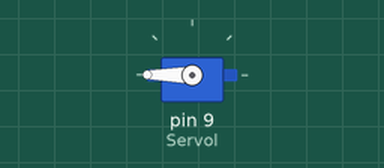
Recording of a sketch running on a simulated Arduino Uno, built with avr-gcc and run on an emulated ATmega328P. Parts: servo.

Above: at 0.05 s.
At 1.15 s:
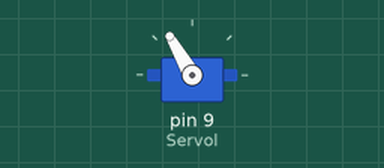
At 2.25 s:
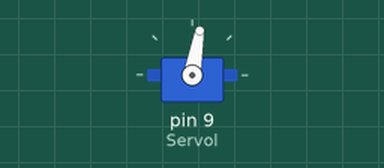
At 4.5 s:
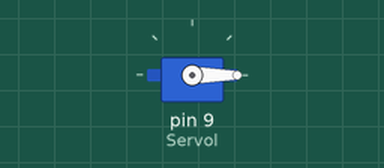
Timing chart, 0 to 5.9 s (numbered marks = the images above):
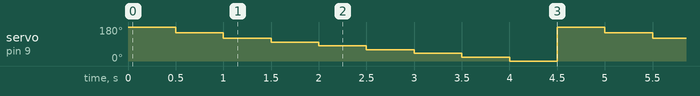

Measured:
- by itself, servo on pin 9 (Servol): repeats every 4.5 s: 120° 0.50 s, 100° 0.50 s, 80° 0.50 s, 60° 0.50 s, 40° 0.50 s, 20° 0.50 s, 0° 0.50 s, 180° 0.50 s, 150° 0.50 s

The sketch:

servomotore.ino
```cpp
#include <Servo.h>

Servo Servol;

void setup() {
  Servol.attach (9);
    Servol.write (180);

}

void loop() {
  Servol.write (180);
  delay (500);
  Servol.write (150);
  delay (500);
  Servol.write (120);
  delay (500);
  Servol.write (100);
  delay (500);
  Servol.write (80);
  delay (500);
  Servol.write (60);
  delay (500);
  Servol.write (40);
  delay (500);
  Servol.write (20);
  delay (500);
  Servol.write (0);
  delay (500);
  }
```
